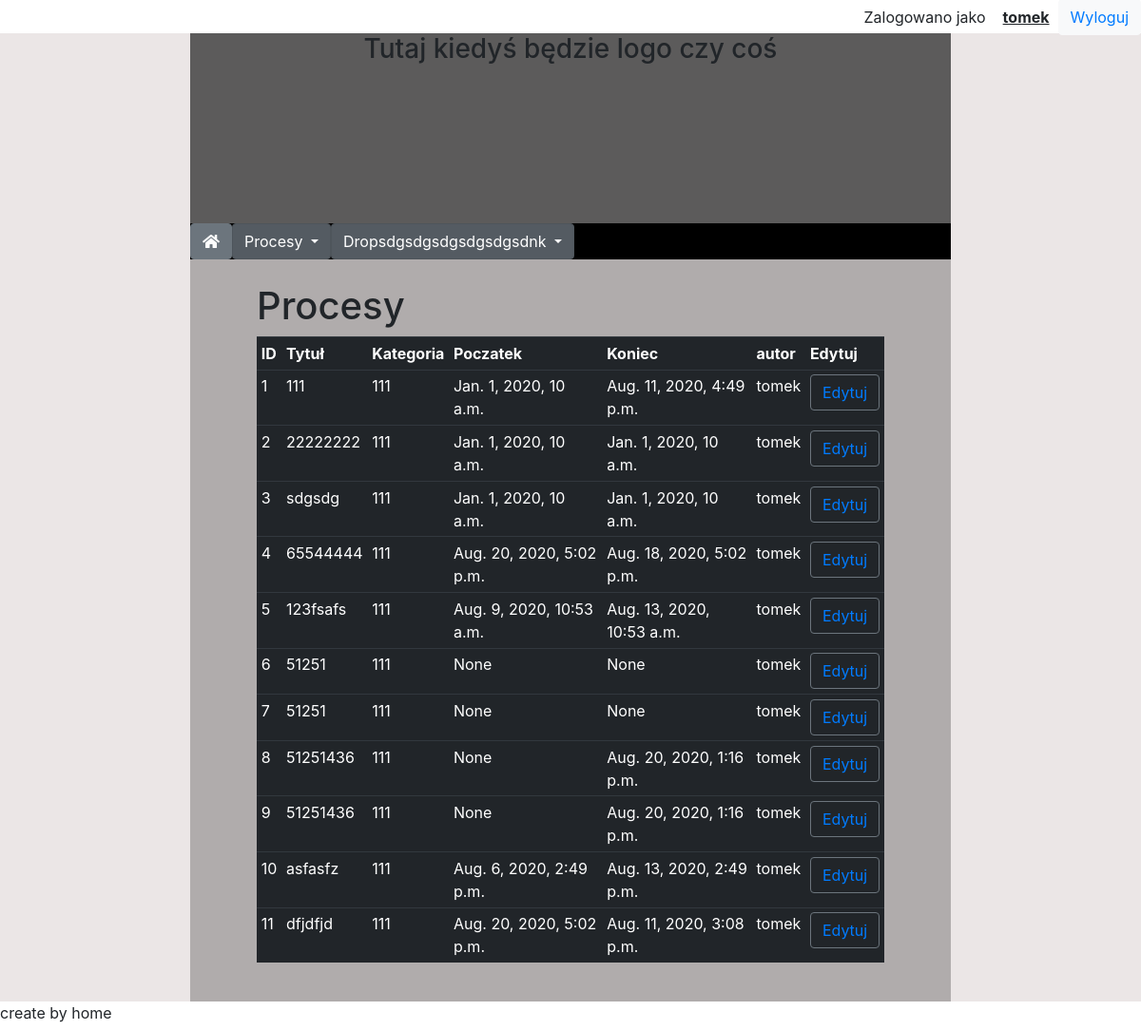
The app's page /info/processes/ (signed in) with its own data.
### info_flow/models.py (models this page shows)
class process(models.Model):
	proc_author = models.ForeignKey(settings.AUTH_USER_MODEL, on_delete=models.SET('deleted'), related_name='proc_user')
	proc_process_name = models.CharField(max_length=150)
	proc_description = models.TextField(null=True)
	proc_created = models.DateTimeField(auto_now_add=True)
	proc_modified = models.DateTimeField(auto_now=True)
	proc_start_date = models.DateTimeField(null=True, blank=True)
	proc_end_date = models.DateTimeField(null=True, blank=True)
	proc_category = models.ForeignKey(category, on_delete=models.CASCADE)
	proc_is_active=models.BooleanField(default=True)
	proc_is_private=models.BooleanField(default=True)
	proc_is_deleted=models.BooleanField(default=False)
	proc_assigned = models.ForeignKey(settings.AUTH_USER_MODEL, on_delete=models.SET('deleted'), null=True, blank=True, related_name='assigned_user')
	proc_file=models.ForeignKey(files, on_delete=models.CASCADE, null=True, blank=True)
	class Meta():
		ordering=['proc_created']
		permissions=(
			("can_view", "Can see processes"),
			)

class category(models.Model):
	cat_name =  models.CharField(max_length=20)
	cat_level = models.IntegerField()
	def __str__(self):
		return self.cat_name

### info_flow/views.py (the view)
# urls.py: path('processes/', views.if_processes, name='if_processes'),
@login_required
@permission_required('info_flow.view_process')
def if_processes(request):
	proc_list = process.objects.all()
	context={'proc_list':proc_list}
	return render(request, 'info_flow/if_processes.html', context)

### info_flow/templates/info_flow/if_processes.html (shortened to what this page needs)
{% extends "base.html" %}
{% load static %}
{% block content %}
<h1>Procesy</h1>
<table class="table table-hover table-dark table-sm">
	<tr>
		<th>ID</th>
		<th>Tytuł</th>
		<th>Kategoria</th>
		<th>Poczatek</th>
		<th>Koniec</th>
		<th>autor</th>
		<th>Edytuj</th>
	</tr>
	{% for p in proc_list %}
	<tr class='clickable-row' id=url data-url="{% url 'info_flow:if_show_proc' 123 %}" data-id={{p.id}}>
		<td>{{p.id}}</td>
		<td>{{p.proc_process_name}}</td>
		<td>{{p.proc_category}}</td>
		<td>{{p.proc_start_date}}</td>
		<td>{{p.proc_end_date}}</td>
		<td>{{p.proc_author}}</td>
		<td><button type="button" class="btn btn-outline-secondary btn-cst"><a href="{% url 'info_flow:if_edit_proc' p.id%}">Edytuj</a></button></td>
	{% endfor %}
	</tr>
</table>
{% endblock %}

### templates/base.html (shortened to what this page needs)
<!DOCTYPE html>
<html lang="en">
<head>
    {% load static %}
    <link rel="stylesheet" href="https://maxcdn.bootstrapcdn.com/bootstrap/4.0.0/css/bootstrap.min.css">
    <link rel="stylesheet" href="https://use.fontawesome.com/releases/v5.7.0/css/all.css">
    <link rel="stylesheet" type="text/css" href="{% static 'css/base_style.css' %}">
</head>
<body>
<div class=page>
<div class=user_info margin-left=auto>
 {% if user.is_authenticated %}
    Zalogowano jako &#160; &#160; <b><u>{{ user.get_username }}</u></b> &#160;&#160;
     <button type="button" class="btn btn-light"><a href="{% url 'logout'%}?next={{request.path}}"> Wyloguj </a></button>
   {% else %}
     <button type="button" class="btn btn-light"><a href="{% url 'login'%}?next={{request.path}}"> Zaloguj </a></button>
   {% endif %}
</div>
<div class="header">
<h3 align="center">Tutaj kiedyś będzie logo czy coś</h3>
</div>
<div class="menu">
        <div class="btn-group">
            <div class="dropdown show">
              <a class="btn btn-secondary" href="{% url 'info_flow:if_index' %}" role="button">
                <i class="fas fa-home"></i>
              </a>
            </div>
            <div class="dropdown show">
              <a class="btn btn-secondary dropdown-toggle" href="#" role="button" id="dropdownMenuLink" data-toggle="dropdown" aria-haspopup="true" aria-expanded="false">
                Procesy
              </a>
            </div>
            <div class="dropdown show">
              <a class="btn btn-secondary dropdown-toggle" href="#" role="button" id="dropdownMenuLink" data-toggle="dropdown" aria-haspopup="true" aria-expanded="false">
                Dropsdgsdgsdgsdgsdgsdnk
              </a>
         </div>
    </div>
</div>
        <div class="main">
          {% block content %}
        {% endblock %}
        </div>
<div class='footer'>
    create by
   home
</div>
</div>
</body>
</html>

### static/css/base_style.css (style rules this page uses)
html, body { height: 100%; background-color: #ebe6e6; }
.page { display: flex; flex-flow: column; height: 100%; }
.user_info { background-color: white; width: 100%; height: 35px; display: flex; justify-content: right; align-items: center; }
.header { margin-right: 200px; margin-left: 200px; flex: 0 0 200px; background-color: #5c5b5b; }
.menu { margin-right: 200px; margin-left: 200px; flex: none; background-color: black; }
.main { margin-right: 200px; margin-left: 200px; padding: 25px; padding-left: 70px; padding-right: 70px; display: flex; flex-flow: column; flex: 1 1 auto; overflow-y: auto; background-color: #b0acac; }
.footer { flex: 0 0 30px; background-color: white; }

### records on screen
process: id "1", proc_process_name "111", proc_category "111", proc_start_date "Jan. 1, 2020, 10 a.m.", proc_end_date "Aug. 11, 2020, 4:49 p.m.", proc_author "tomek"
process: id "2", proc_process_name "22222222", proc_category "111", proc_start_date "Jan. 1, 2020, 10 a.m.", proc_end_date "Jan. 1, 2020, 10 a.m.", proc_author "tomek"
process: id "3", proc_process_name "sdgsdg", proc_category "111", proc_start_date "Jan. 1, 2020, 10 a.m.", proc_end_date "Jan. 1, 2020, 10 a.m.", proc_author "tomek"
process: id "4", proc_process_name "65544444", proc_category "111", proc_start_date "Aug. 20, 2020, 5:02 p.m.", proc_end_date "Aug. 18, 2020, 5:02 p.m.", proc_author "tomek"
process: id "5", proc_process_name "123fsafs", proc_category "111", proc_start_date "Aug. 9, 2020, 10:53 a.m.", proc_end_date "Aug. 13, 2020, 10:53 a.m.", proc_author "tomek"
process: id "6", proc_process_name "51251", proc_category "111", proc_start_date "None", proc_end_date "None", proc_author "tomek"
process: id "7", proc_process_name "51251", proc_category "111", proc_start_date "None", proc_end_date "None", proc_author "tomek"
process: id "8", proc_process_name "51251436", proc_category "111", proc_start_date "None", proc_end_date "Aug. 20, 2020, 1:16 p.m.", proc_author "tomek"
process: id "9", proc_process_name "51251436", proc_category "111", proc_start_date "None", proc_end_date "Aug. 20, 2020, 1:16 p.m.", proc_author "tomek"
process: id "10", proc_process_name "asfasfz", proc_category "111", proc_start_date "Aug. 6, 2020, 2:49 p.m.", proc_end_date "Aug. 13, 2020, 2:49 p.m.", proc_author "tomek"
process: id "11", proc_process_name "dfjdfjd", proc_category "111", proc_start_date "Aug. 20, 2020, 5:02 p.m.", proc_end_date "Aug. 11, 2020, 3:08 p.m.", proc_author "tomek"

### other values on screen
{{ user.get_username }} "tomek"
